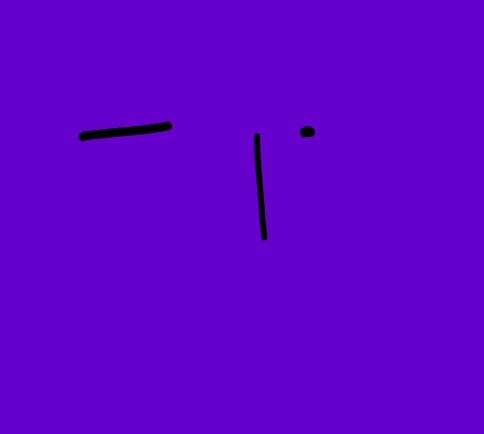
#> input picture Github_Code/Image-processing-master/image_process/31.jpg, 484 x 434 px
$ python draft3.py
#> lines starting #> are read from the running program, lines starting #| are printed output that depends on the picture
import cv2

#定义图片显示函数
def cv_show(name,img):
    cv2.imshow(name,img)
    cv2.waitKey(0)#等待时间
    cv2.destroyAllWindows()

img=cv2.imread('31.jpg')
#> img is the input picture: shape (434, 484, 3); mean B, G, R 203.4, 0.1, 101.2
#cv_show('img',img)

img1=img[0:400, 0:200]
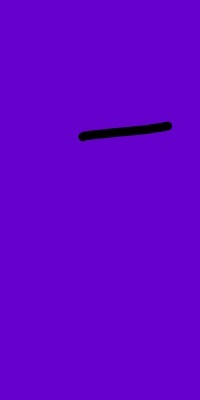
#> img1: shape (400, 200, 3); mean B, G, R 202.9, 0.1, 101

cv_show('img1',img1)
